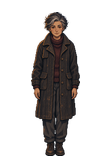
#> input picture assets/characters/mara-night.png, 112 x 168 px
$ python -i prepare_art.py   (imports and definitions only)
#> lines starting #> are read from the running program, lines starting #| are printed output that depends on the picture
#> further down, picture is the input picture: PIL image 112x168 RGBA; mean R, G, B, A 13.7, 10.9, 10, 61.3
"""Pack generated artwork for the static game; no artwork is drawn by this tool.

Usage: python3 tools/prepare_art.py BACKGROUND PLAYER_SHEET MARA
Requires Pillow. Player: columns down/right/up/left, rows idle/left/right stride.
"""
from pathlib import Path
import sys
from PIL import Image

ROOT = Path(__file__).resolve().parents[1]
FRAME = (112, 168)
BASELINE = 156
HEIGHT = 144


def pack_actor(image):
    image = image.convert("RGBA")
    alpha = image.getchannel("A")
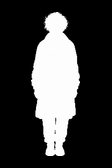
#> alpha: PIL image 112x168 L; min 0, max 255, mean 61.3
    image.putalpha(alpha.point(lambda a: 0 if a < 160 else a))
    bounds = image.getchannel("A").getbbox()
#> bounds = (31, 12, 80, 156)
    if not bounds:
        raise ValueError("Actor frame is empty")
    actor = image.crop(bounds)
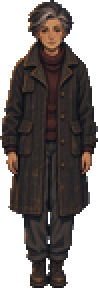
#> actor: PIL image 49x144 RGBA (shown 2 times larger); mean R, G, B, A 36.6, 29.1, 26.6, 160.5; transparent parts drawn white
    width = round(actor.width * HEIGHT / actor.height)
#> width = 49
    if width > FRAME[0]:
        raise ValueError("Actor exceeds the frame width")
    actor = actor.resize((width, HEIGHT), Image.Resampling.LANCZOS)
    frame = Image.new("RGBA", FRAME)
#> frame: PIL image 112x168 RGBA; every value is 0
    frame.alpha_composite(actor, ((FRAME[0] - width) // 2, BASELINE - HEIGHT))
    return frame


def main(background, player_sheet, mara):
    Image.open(background).convert("RGB").resize(
        (1280, 800), Image.Resampling.LANCZOS
    ).save(ROOT / "assets/scenes/station-night.webp", quality=88, method=6)
    source = Image.open(player_sheet).convert("RGBA")
    sheet = Image.new("RGBA", (FRAME[0] * 4, FRAME[1] * 3))
    for row in range(3):
        for column in range(4):
            box = (round(column * source.width / 4), round(row * source.height / 3),
                   round((column + 1) * source.width / 4), round((row + 1) * source.height / 3))
            sheet.alpha_composite(pack_actor(source.crop(box)),
                                  (column * FRAME[0], row * FRAME[1]))
    sheet.save(ROOT / "assets/characters/echo-night.png", optimize=True)
    pack_actor(Image.open(mara)).save(ROOT / "assets/characters/mara-night.png", optimize=True)


# [4 lines not run here, left out]

>>> from PIL import Image
>>> picture = Image.open('../assets/characters/mara-night.png')
>>> result = pack_actor(picture)
